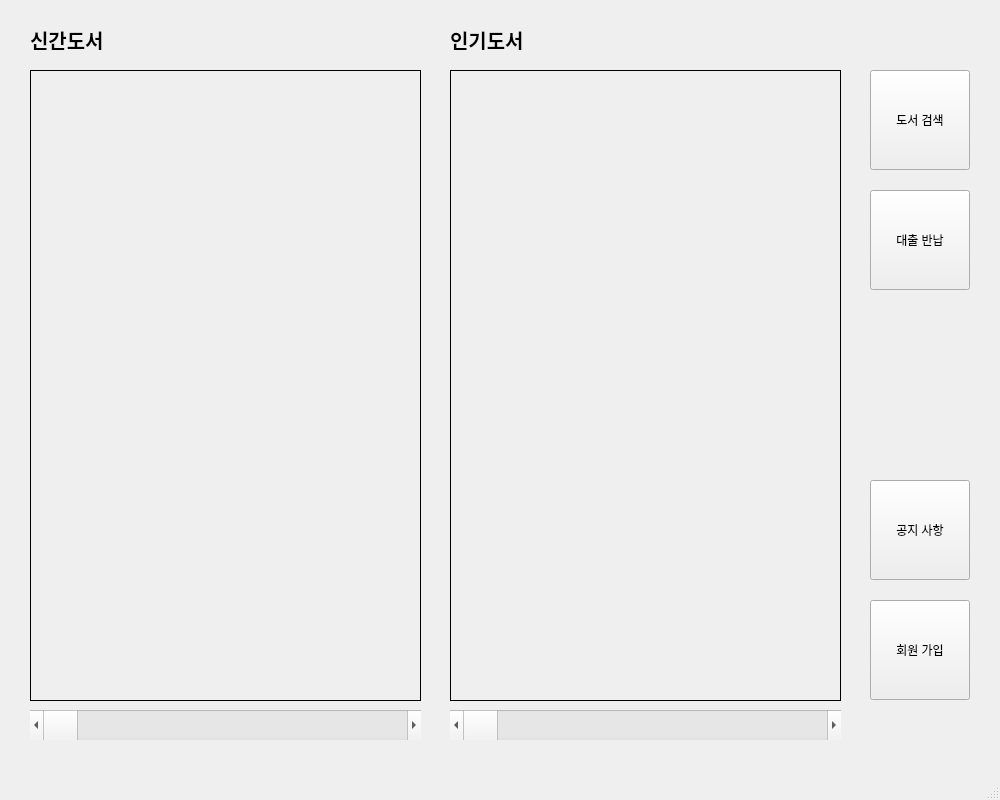
<?xml version="1.0" encoding="UTF-8"?>
<ui version="4.0">
 <class>lobby_window</class>
 <widget class="QMainWindow" name="lobby_window">
  <property name="geometry">
   <rect>
    <x>0</x>
    <y>0</y>
    <width>1000</width>
    <height>800</height>
   </rect>
  </property>
  <property name="windowTitle">
   <string>로비</string>
  </property>
  <widget class="QWidget" name="centralwidget">
   <widget class="QPushButton" name="book_search_btn">
    <property name="enabled">
     <bool>true</bool>
    </property>
    <property name="geometry">
     <rect>
      <x>870</x>
      <y>70</y>
      <width>100</width>
      <height>100</height>
     </rect>
    </property>
    <property name="text">
     <string>도서 검색</string>
    </property>
    <property name="iconSize">
     <size>
      <width>16</width>
      <height>16</height>
     </size>
    </property>
   </widget>
   <widget class="QPushButton" name="user_sign_up_btn">
    <property name="enabled">
     <bool>true</bool>
    </property>
    <property name="geometry">
     <rect>
      <x>870</x>
      <y>600</y>
      <width>100</width>
      <height>100</height>
     </rect>
    </property>
    <property name="text">
     <string>회원 가입</string>
    </property>
    <property name="iconSize">
     <size>
      <width>16</width>
      <height>16</height>
     </size>
    </property>
   </widget>
   <widget class="QPushButton" name="book_rental_btn">
    <property name="enabled">
     <bool>true</bool>
    </property>
    <property name="geometry">
     <rect>
      <x>870</x>
      <y>190</y>
      <width>100</width>
      <height>100</height>
     </rect>
    </property>
    <property name="text">
     <string>대출 반납</string>
    </property>
    <property name="iconSize">
     <size>
      <width>16</width>
      <height>16</height>
     </size>
    </property>
   </widget>
   <widget class="QScrollBar" name="new_sb">
    <property name="geometry">
     <rect>
      <x>30</x>
      <y>710</y>
      <width>391</width>
      <height>30</height>
     </rect>
    </property>
    <property name="font">
     <font>
      <pointsize>1</pointsize>
     </font>
    </property>
    <property name="maximum">
     <number>10</number>
    </property>
    <property name="singleStep">
     <number>1</number>
    </property>
    <property name="pageStep">
     <number>1</number>
    </property>
    <property name="orientation">
     <enum>Qt::Horizontal</enum>
    </property>
   </widget>
   <widget class="QScrollBar" name="best_sb">
    <property name="geometry">
     <rect>
      <x>450</x>
      <y>710</y>
      <width>391</width>
      <height>30</height>
     </rect>
    </property>
    <property name="font">
     <font>
      <pointsize>1</pointsize>
     </font>
    </property>
    <property name="maximum">
     <number>10</number>
    </property>
    <property name="singleStep">
     <number>1</number>
    </property>
    <property name="pageStep">
     <number>1</number>
    </property>
    <property name="orientation">
     <enum>Qt::Horizontal</enum>
    </property>
   </widget>
   <widget class="QFrame" name="frame">
    <property name="geometry">
     <rect>
      <x>30</x>
      <y>70</y>
      <width>391</width>
      <height>631</height>
     </rect>
    </property>
    <property name="frameShape">
     <enum>QFrame::Panel</enum>
    </property>
    <property name="frameShadow">
     <enum>QFrame::Plain</enum>
    </property>
   </widget>
   <widget class="QFrame" name="frame_2">
    <property name="geometry">
     <rect>
      <x>450</x>
      <y>70</y>
      <width>391</width>
      <height>631</height>
     </rect>
    </property>
    <property name="frameShape">
     <enum>QFrame::Panel</enum>
    </property>
    <property name="frameShadow">
     <enum>QFrame::Plain</enum>
    </property>
   </widget>
   <widget class="QLabel" name="label">
    <property name="geometry">
     <rect>
      <x>30</x>
      <y>30</y>
      <width>100</width>
      <height>20</height>
     </rect>
    </property>
    <property name="font">
     <font>
      <pointsize>15</pointsize>
      <weight>75</weight>
      <bold>true</bold>
     </font>
    </property>
    <property name="text">
     <string>신간도서</string>
    </property>
   </widget>
   <widget class="QLabel" name="label_2">
    <property name="geometry">
     <rect>
      <x>450</x>
      <y>30</y>
      <width>100</width>
      <height>20</height>
     </rect>
    </property>
    <property name="font">
     <font>
      <pointsize>15</pointsize>
      <weight>75</weight>
      <bold>true</bold>
     </font>
    </property>
    <property name="text">
     <string>인기도서</string>
    </property>
   </widget>
   <widget class="QPushButton" name="notice_btn">
    <property name="geometry">
     <rect>
      <x>870</x>
      <y>480</y>
      <width>100</width>
      <height>100</height>
     </rect>
    </property>
    <property name="text">
     <string>공지 사항</string>
    </property>
   </widget>
  </widget>
  <widget class="QMenuBar" name="menubar">
   <property name="geometry">
    <rect>
     <x>0</x>
     <y>0</y>
     <width>1000</width>
     <height>21</height>
    </rect>
   </property>
  </widget>
  <widget class="QStatusBar" name="statusbar"/>
 </widget>
 <resources/>
 <connections>
  <connection>
   <sender>book_search_btn</sender>
   <signal>clicked()</signal>
   <receiver>lobby_window</receiver>
   <slot>lobby_to_search()</slot>
   <hints>
    <hint type="sourcelabel">
     <x>54</x>
     <y>89</y>
    </hint>
    <hint type="destinationlabel">
     <x>173</x>
     <y>54</y>
    </hint>
   </hints>
  </connection>
  <connection>
   <sender>user_sign_up_btn</sender>
   <signal>clicked()</signal>
   <receiver>lobby_window</receiver>
   <slot>lobby_to_sign()</slot>
   <hints>
    <hint type="sourcelabel">
     <x>53</x>
     <y>178</y>
    </hint>
    <hint type="destinationlabel">
     <x>173</x>
     <y>148</y>
    </hint>
   </hints>
  </connection>
  <connection>
   <sender>book_rental_btn</sender>
   <signal>clicked()</signal>
   <receiver>lobby_window</receiver>
   <slot>lobby_to_rental()</slot>
   <hints>
    <hint type="sourcelabel">
     <x>27</x>
     <y>239</y>
    </hint>
    <hint type="destinationlabel">
     <x>190</x>
     <y>257</y>
    </hint>
   </hints>
  </connection>
 </connections>
 <slots>
  <slot>lobby_to_search()</slot>
  <slot>lobby_to_sign()</slot>
  <slot>lobby_to_rental()</slot>
  <slot>lobby_to_return()</slot>
 </slots>
</ui>
